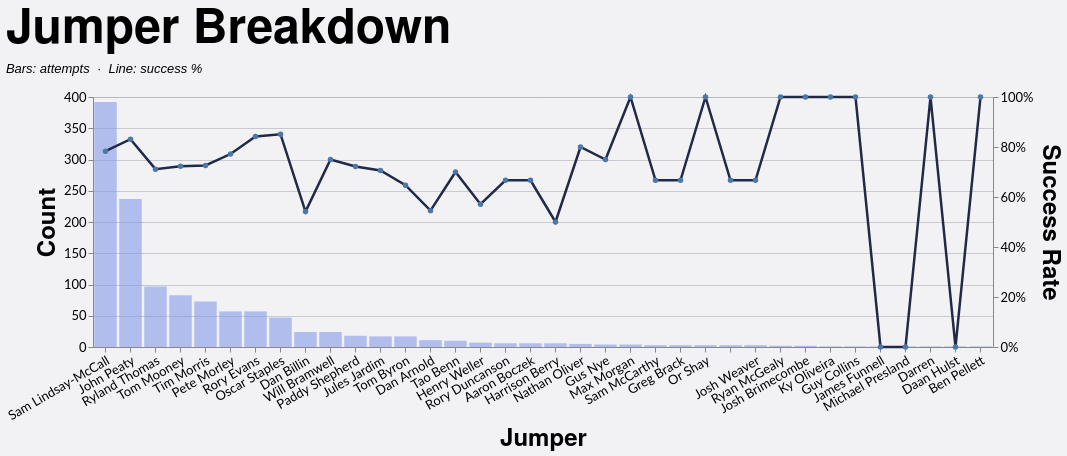

Vega-Lite specification stored for this chart:
### Vega-Lite specification from a JSON file in a GitHub repository (floating-point values rounded to 4 significant figures; data arrays with more than 128 entries replaced by an {"elided": "..."} marker saying what was removed)
{"config": {"axis": {"labelFont": "Lato, sans-serif", "titleFont": "PT Sans Narrow, Helvetica Neue, Helvetica, Arial, sans-serif", "labelFontSize": 13, "titleFontSize": 24, "gridColor": "#202947", "gridOpacity": 0.2}, "header": {"labelFont": "PT Sans Narrow, Helvetica Neue, Helvetica, Arial, sans-serif", "titleFont": "PT Sans Narrow, Helvetica Neue, Helvetica, Arial, sans-serif", "labelFontSize": 24, "titleFontSize": 28, "labelFontWeight": "bold", "orient": "left"}, "legend": {"labelFont": "Lato, sans-serif", "titleFont": "PT Sans Narrow, Helvetica Neue, Helvetica, Arial, sans-serif", "labelFontSize": 14, "titleFontSize": 16, "titlePadding": 5, "fillColor": "white", "strokeColor": "black", "padding": 10, "titleFontWeight": "lighter", "titleFontStyle": "italic", "titleColor": "gray", "offset": 10}, "title": {"font": "PT Sans Narrow, Helvetica Neue, Helvetica, Arial, sans-serif", "fontSize": 48, "fontWeight": "bold", "anchor": "start", "align": "center", "titlePadding": 20, "subtitlePadding": 10, "subtitleFontSize": 13, "subtitleColor": "", "subtitleFontStyle": "italic", "offset": 15, "color": "black"}, "axisX": {"labelAngle": 0}, "facet": {"title": null, "header": null, "align": {"row": "each", "column": "each"}}, "resolve": {"scale": {"y": "independent", "facet": "independent"}}, "background": "#f2f1f4"}, "layer": [{"mark": {"type": "bar", "color": "#7d96e8", "opacity": 0.55}, "encoding": {"tooltip": [{"field": "jumper", "title": "Jumper", "type": "nominal"}, {"field": "won", "format": ",.0f", "title": "Won", "type": "quantitative"}, {"field": "attempts", "format": ",.0f", "title": "Attempts", "type": "quantitative"}, {"field": "success_rate", "format": ".1%", "title": "Success Rate", "type": "quantitative"}], "x": {"axis": {"labelAngle": -30}, "field": "jumper", "sort": "-y", "title": "Jumper", "type": "nominal"}, "y": {"axis": {"format": ",.0f", "orient": "left"}, "field": "attempts", "title": "Count", "type": "quantitative"}}, "transform": [{"filter": "(loSquad == 'All' || datum.squad == loSquad) && (loGameType == 'All' || (loGameType == 'League + Cup' && (datum.game_type == 'League' || datum.game_type == 'Cup')) || (loGameType == 'League only' && datum.game_type == 'League') || datum.game_type == loGameType) && (loOpposition == 'All' || datum.opposition == loOpposition) && (loThrower == 'All' || datum.thrower == loThrower) && (loJumper == 'All' || datum.jumper == loJumper) && (loArea == 'All' || datum.area == loArea) && (loNumbers == 'All' || datum.numbers == loNumbers) && (loCallType == 'All' || datum.call_type == loCallType)"}, {"filter": "(loSeason == 'All' || datum.season == loSeason)"}, {"aggregate": [{"op": "count", "as": "attempts"}, {"op": "sum", "field": "won", "as": "won"}], "groupby": ["jumper"]}, {"calculate": "datum.won / datum.attempts", "as": "success_rate"}]}, {"mark": {"type": "line", "color": "#202946", "point": true, "strokeWidth": 2.5}, "encoding": {"tooltip": [{"field": "jumper", "title": "Jumper", "type": "nominal"}, {"field": "won", "format": ",.0f", "title": "Won", "type": "quantitative"}, {"field": "attempts", "format": ",.0f", "title": "Attempts", "type": "quantitative"}, {"field": "success_rate", "format": ".1%", "title": "Success Rate", "type": "quantitative"}], "x": {"axis": {"labelAngle": -30}, "field": "jumper", "sort": "-y", "title": "Jumper", "type": "nominal"}, "y": {"axis": {"format": "%", "orient": "right"}, "field": "success_rate", "scale": {"domain": [0, 1]}, "title": "Success Rate", "type": "quantitative"}}, "transform": [{"filter": "(loSquad == 'All' || datum.squad == loSquad) && (loGameType == 'All' || (loGameType == 'League + Cup' && (datum.game_type == 'League' || datum.game_type == 'Cup')) || (loGameType == 'League only' && datum.game_type == 'League') || datum.game_type == loGameType) && (loOpposition == 'All' || datum.opposition == loOpposition) && (loThrower == 'All' || datum.thrower == loThrower) && (loJumper == 'All' || datum.jumper == loJumper) && (loArea == 'All' || datum.area == loArea) && (loNumbers == 'All' || datum.numbers == loNumbers) && (loCallType == 'All' || datum.call_type == loCallType)"}, {"filter": "(loSeason == 'All' || datum.season == loSeason)"}, {"aggregate": [{"op": "count", "as": "attempts"}, {"op": "sum", "field": "won", "as": "won"}], "groupby": ["jumper"]}, {"calculate": "datum.won / datum.attempts", "as": "success_rate"}]}], "data": {"name": "data-73f91a64a43d4e9fe8f6d842372acc63"}, "height": 250, "params": [{"name": "loSquad", "value": "All"}, {"name": "loSeason", "value": "All"}, {"name": "loGameType", "value": "All"}, {"name": "loOpposition", "value": "All"}, {"name": "loThrower", "value": "All"}, {"name": "loJumper", "value": "All"}, {"name": "loArea", "value": "All"}, {"name": "loNumbers", "value": "All"}, {"name": "loCallType", "value": "All"}], "resolve": {"scale": {"y": "independent"}}, "title": {"text": "Jumper Breakdown", "subtitle": "Bars: attempts  ·  Line: success %"}, "width": {"step": 25}, "$schema": "https://vega.github.io/schema/vega-lite/v5.20.1.json", "datasets": {"data-73f91a64a43d4e9fe8f6d842372acc63": {"elided": "1228 records"}}}
